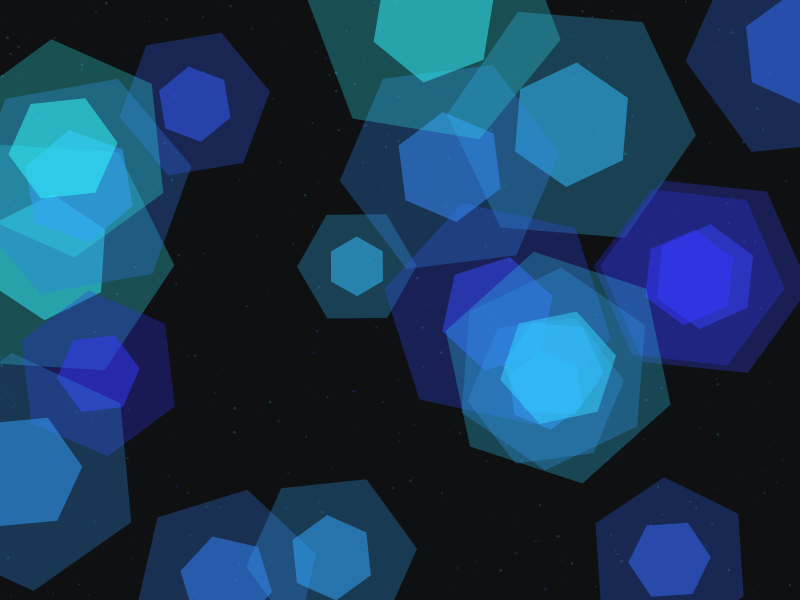
Frame 1 (no input)
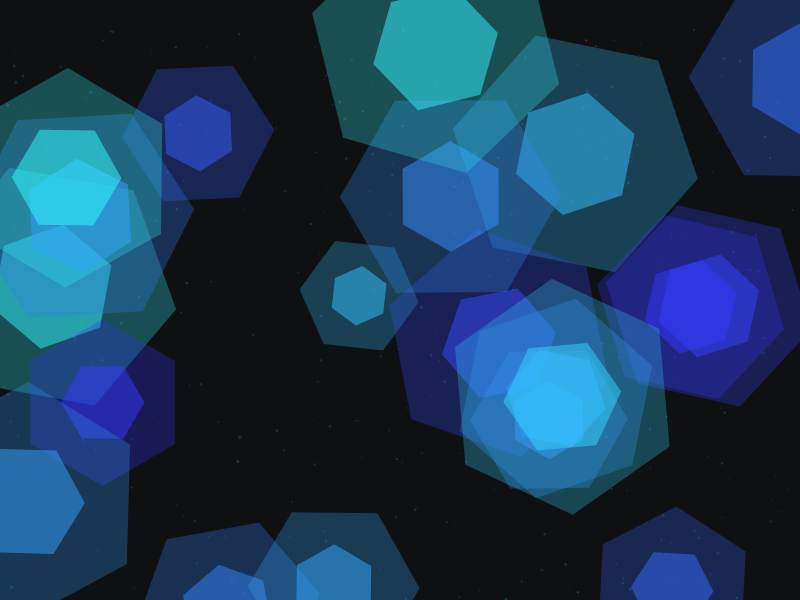
Frame 60 (no input)
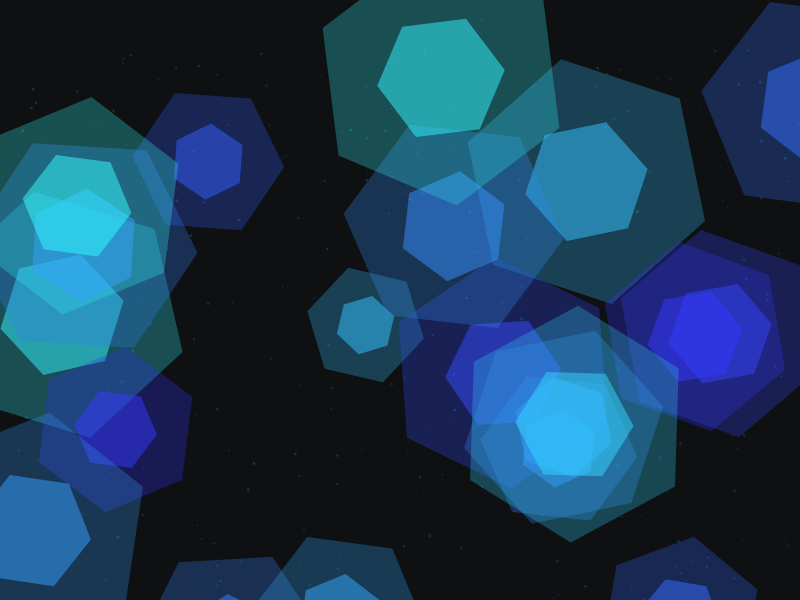
Frame 120 (the mouse pressed at the canvas centre since frame 60)

The p5.js sketch that drew these frames (run headless with seeded random() and noise() and a simulated clock; from frame 60 on, the mouse is pressed at the canvas centre):

// p5.js sketch
// ── sketch.js
let forms = [];
let particles = [];

function setup() {
  createCanvas(800, 600);
  colorMode(HSB, 360, 100, 100, 1);

  // Create crystalline forms
  for (let i = 0; i < 20; i++) {
    forms.push({
      pos: createVector(random(width), random(height)),
      size: random(50, 150),
      rotation: random(TWO_PI),
      speed: random(0.001, 0.005),
      hue: random(180, 240)
    });
  }

  // Create particles for light field
  for (let i = 0; i < 500; i++) {
    particles.push({
      pos: createVector(random(width), random(height)),
      speed: random(0.2, 1),
      size: random(0.5, 3),
      hue: random(180, 240)
    });
  }
}

function draw() {
  background(200, 10, 5);

  // Draw light field
  for (let p of particles) {
    p.pos.x += sin(frameCount * p.speed * 0.01) * 0.5;
    p.pos.y += cos(frameCount * p.speed * 0.01) * 0.5;

    if (p.pos.x < 0 || p.pos.x > width || p.pos.y < 0 || p.pos.y > height) {
      p.pos.x = random(width);
      p.pos.y = random(height);
    }

    noStroke();
    fill(p.hue, 80, 90, 0.2);
    ellipse(p.pos.x, p.pos.y, p.size);
  }

  // Draw crystalline forms
  for (let f of forms) {
    f.pos.x += sin(frameCount * f.speed) * 0.5;
    f.pos.y += cos(frameCount * f.speed) * 0.5;
    f.rotation += 0.002;

    push();
    translate(f.pos.x, f.pos.y);
    rotate(f.rotation);

    noStroke();
    fill(f.hue, 80, 90, 0.3);
    beginShape();
    for (let i = 0; i < 6; i++) {
      let angle = map(i, 0, 6, 0, TWO_PI);
      let x = cos(angle) * f.size;
      let y = sin(angle) * f.size;
      vertex(x, y);
    }
    endShape(CLOSE);

    // Inner crystal
    fill(f.hue, 80, 100, 0.5);
    beginShape();
    for (let i = 0; i < 6; i++) {
      let angle = map(i, 0, 6, 0, TWO_PI) + PI/6;
      let x = cos(angle) * f.size * 0.5;
      let y = sin(angle) * f.size * 0.5;
      vertex(x, y);
    }
    endShape(CLOSE);

    pop();
  }

  // Add subtle glow effect
  blendMode(ADD);
  noStroke();
  fill(190, 30, 80, 0.02);
  ellipse(width/2, height/2, width * 1.5, height * 1.5);
  blendMode(BLEND);
}
